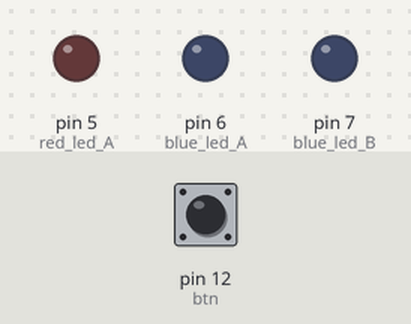
The sketch below on a simulated Arduino Uno, built with avr-gcc and run on an emulated ATmega328P. On the bench: output pins drawn as LEDs (lit = HIGH). Dashed ring = blinking. The test bench sets the inputs (shaded band); at power-on: pin 12 (btn) LOW.

Above: at 1.2 s.
1.3 s: pin 12 (btn) pulled HIGH for 0.15 s
At 1.51 s:
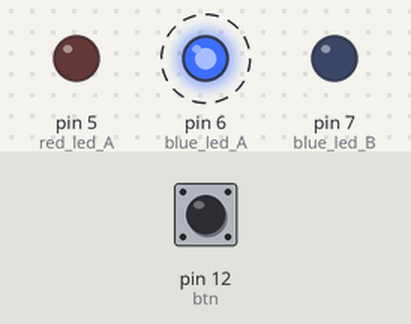
4.3 s: pin 12 (btn) pulsed HIGH 5 times (0.12 s each, 0.3 s apart)
At 4.62 s:
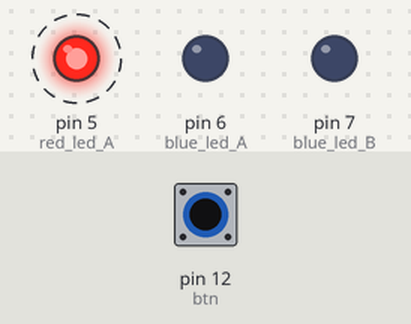
At 5.37 s:
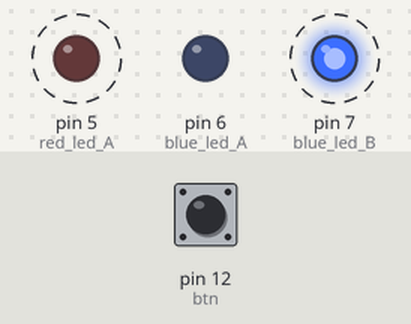
Timing chart, 0 to 13.4 s (numbered marks = the images above; inputs shaded):
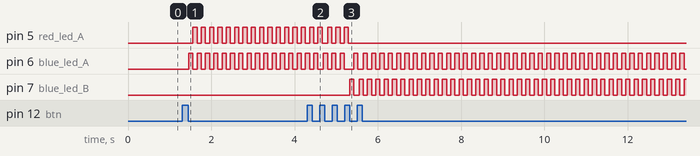

Measured:
- after the input at 1.3 s, pin 5 (red_led_A): alternates HIGH for 0.10 s and LOW for 0.10 s, starting after 0.26 s; pin 6 (blue_led_A): alternates HIGH for 0.10 s and LOW for 0.10 s, starting after 0.16 s
- after the input at 4.3 s, pin 5 (red_led_A): goes on until 5.3 s, then stays LOW; pin 7 (blue_led_B): alternates HIGH for 0.10 s and LOW for 0.10 s, starting after 1.0 s

The sketch:

kavya-technology.ino
```cpp
uint8_t red_led_A=5,blue_led_A=6;
uint8_t red_led_B=6,blue_led_B=7;
uint8_t torch=8;
uint8_t btn=12,btn_count=0,btn_val;
unsigned long now,prev=0,timer=100;
void setup() {
  pinMode(red_led_A,OUTPUT);
  pinMode(red_led_B,OUTPUT);

  pinMode(blue_led_A,OUTPUT);
  pinMode(blue_led_B,OUTPUT);
//  pinMode(torch,OUTPUT);
  pinMode(btn,INPUT);
}

void loop() {
  btn_val=digitalRead(btn);
  if(btn_val==1){
    delay(30);
    btn_val=digitalRead(btn);
      if(btn_val==0){
    btn_count++;
      }
  }

 if(btn_count==1){
         digitalWrite(torch,0);
          digitalWrite(blue_led_A,1);delay(100);
           digitalWrite(blue_led_A,0);
           digitalWrite(red_led_A,1);delay(100);
          digitalWrite(red_led_A,0);
    }

   else if(btn_count==2){
          digitalWrite(torch,0);
          digitalWrite(blue_led_B,1);delay(100);
           digitalWrite(blue_led_B,0);
           digitalWrite(red_led_B,1);delay(100);
          digitalWrite(red_led_B,0);
   }

     else if(btn_count==3){
          digitalWrite(torch,0);
           digitalWrite(blue_led_A,1);digitalWrite(blue_led_B,1);delay(100);
          digitalWrite(blue_led_A,0);digitalWrite(blue_led_B,0);
           digitalWrite(red_led_A,1);digitalWrite(red_led_B,1);delay(100);
           digitalWrite(red_led_A,0);digitalWrite(red_led_B,0);
     }

     else if(btn_count==4){
            digitalWrite(torch,1);
          digitalWrite(blue_led_A,0);
            digitalWrite(blue_led_B,0);
            digitalWrite(red_led_A,0);
            digitalWrite(red_led_B,0);
            delay(100);

     }

    else if(btn_count==0 || btn_count==4){
//            digitalWrite(torch,0);
            digitalWrite(blue_led_A,0);
            digitalWrite(blue_led_B,0);
            digitalWrite(red_led_A,0);
            digitalWrite(red_led_B,0);
            delay(100);
            btn_count=0;
          }
   }
```
